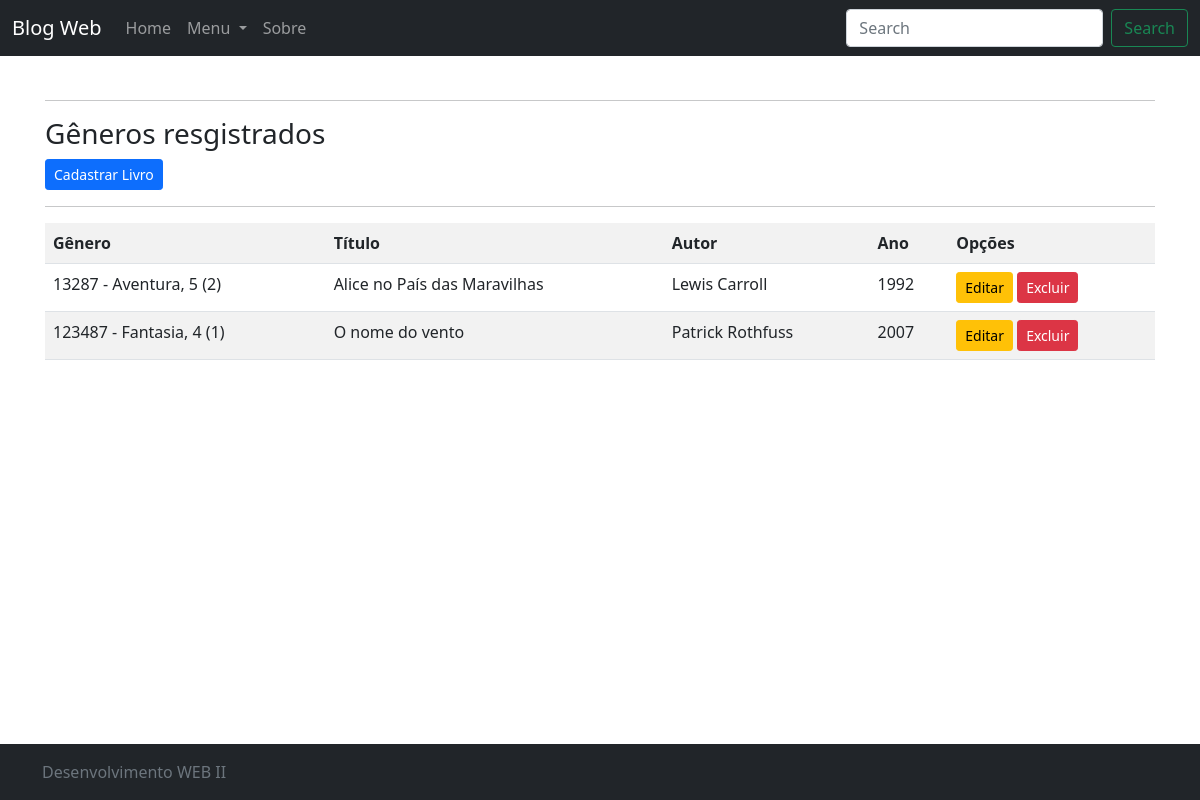
/listar/livro/, run on an earlier commit of the app's database.
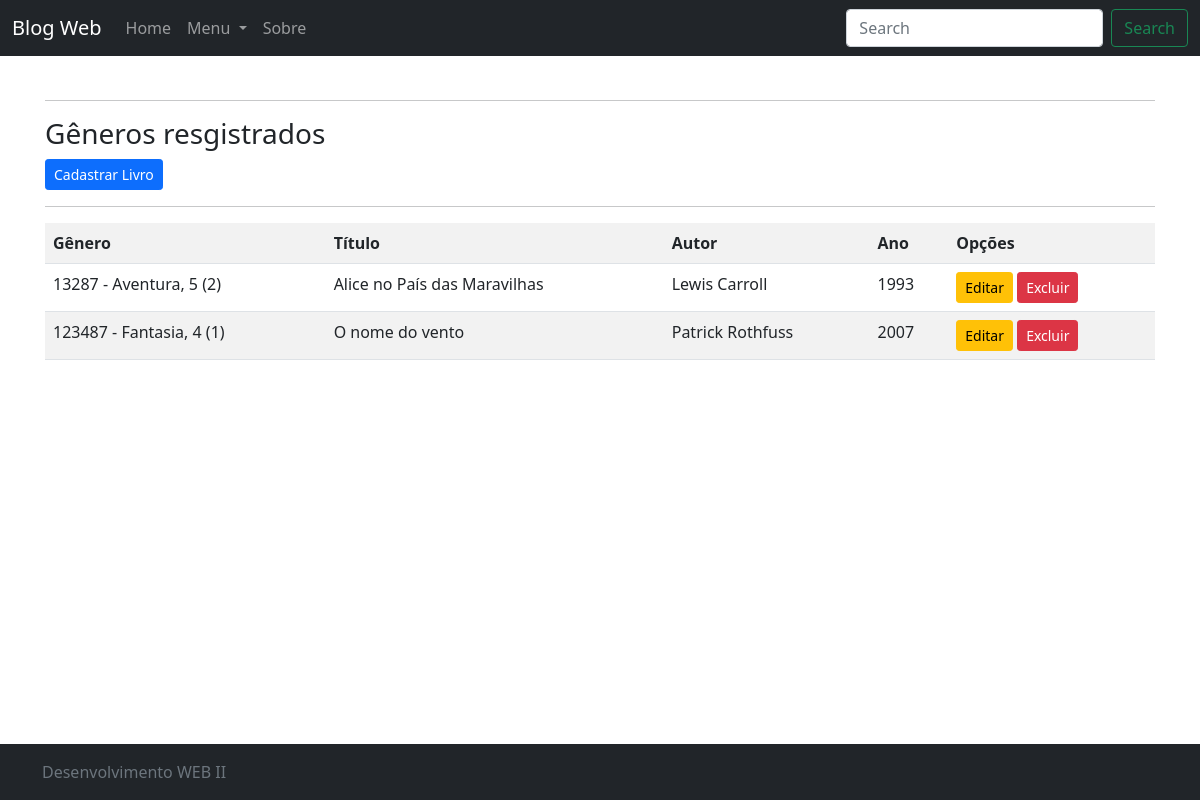
And on a later commit of the database.
### Cadastro/models.py (models this page shows, shortened)
class Livro(models.Model):
    local = models.ForeignKey(Local, on_delete=models.PROTECT)
    titulo = models.CharField(max_length=80, verbose_name="Título")
    autor = models.CharField(max_length=50)
    ano = models.IntegerField()

class Local(models.Model):
    codigo = models.CharField(max_length=6, primary_key=True, verbose_name="Código")
    descricao = models.CharField(max_length=50, verbose_name="Gênero")
    corredor = models.IntegerField()
    estante = models.IntegerField()
    def __str__(self):
        return "{} - {}, {} ({})".format(self.codigo, self.descricao, self.corredor, self.estante)

### Cadastro/views.py (the view)
# urls.py: path('listar/livro/', LivroList.as_view(), name='listar-livro'),
class LivroList(ListView):
    model = Livro
    template_name = 'Cadastro/listaLivro.html'

### Cadastro/templates/Cadastro/listaLivro.html
{% extends 'Pages/modelo.html' %}
{% load static %}
{% block conteudo %}
    <hr>
    <h3>Gêneros resgistrados</h3>
    <a href="{% url 'cadastro-livro' %}" class="btn btn-primary btn-sm float-right">Cadastrar Livro</a>
    <hr>
    <div class="table table-reponsive">
        <table class="table table-striped">
            <tr>
                <th>Gênero</th>
                <th>Título</th>
                <th>Autor</th>
                <th>Ano</th>
                <th>Opções</th>
            </tr>
            {% for livro in object_list %}
            <tr>
                <td>{{ livro.local }}</td>
                <td>{{ livro.titulo }}</td>
                <td>{{ livro.autor }}</td>
                <td>{{ livro.ano }}</td>
                <td>
                    <a href="{% url 'editar-livro' livro.pk %}" class="btn btn-warning btn-sm">Editar</a>
                    <a href="{% url 'excluir-livro' livro.pk %}" class="btn btn-danger btn-sm">Excluir</a>
                </td>
            </tr>
            {% empty %}
            <tr>
                <td colspan="3">Nenhum livro cadastrado</td>
            </tr>
            {% endfor %}
        </table>
    </div>
{% endblock %}

What changed in the data, as far as the page shows it:
changed Livro "Alice no País das Maravilhas": ano "1992" → "1993"
